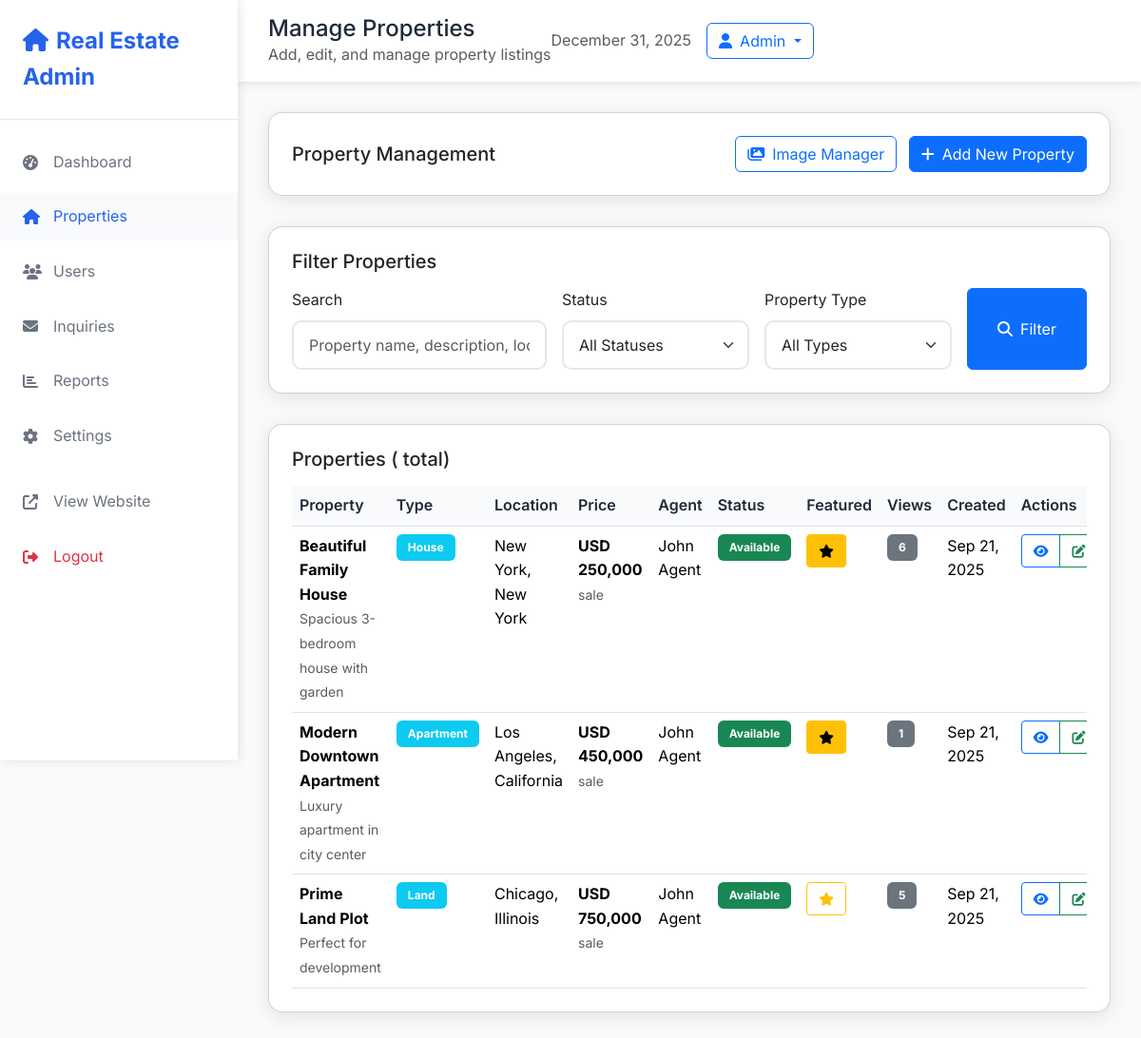
The page /admin/properties.php (signed in) on the database its author committed.
### tables this page shows
CREATE TABLE `properties` (
  `id` int(11) NOT NULL AUTO_INCREMENT,
  `propertiesname` varchar(200) NOT NULL,
  `slug` varchar(220) DEFAULT NULL,
  `description` text DEFAULT NULL,
  `price_id` int(11) NOT NULL,
  `user_id` int(11) NOT NULL,
  `property_type_id` int(11) NOT NULL,
  `location_id` int(11) NOT NULL,
  `status` enum('available','sold','rented','pending','inactive') DEFAULT 'available',
  `status_reason` varchar(255) DEFAULT NULL,
  `bedrooms` int(11) DEFAULT 0,
  `bathrooms` int(11) DEFAULT 0,
  `area_sqft` int(11) DEFAULT NULL,
  `year_built` year(4) DEFAULT NULL,
  `parking_spaces` int(11) DEFAULT 0,
  `images` text DEFAULT NULL,
  `video_url` varchar(500) DEFAULT NULL,
  `virtual_tour_url` varchar(500) DEFAULT NULL,
  `floor_plan_url` varchar(500) DEFAULT NULL,
  `energy_rating` varchar(10) DEFAULT NULL,
  `features` longtext DEFAULT NULL CHECK (json_valid(`features`)),
  `address_details` text DEFAULT NULL,
  `hoa_fees` decimal(10,2) DEFAULT NULL,
  `property_tax` decimal(10,2) DEFAULT NULL,
  `insurance_cost` decimal(10,2) DEFAULT NULL,
  `mls_number` varchar(50) DEFAULT NULL,
  `listing_date` date DEFAULT NULL,
  `open_house_date` date DEFAULT NULL,
  `open_house_time` time DEFAULT NULL,
  `is_featured` tinyint(1) DEFAULT 0,
  `views_count` int(11) DEFAULT 0,
  `created_at` timestamp NOT NULL DEFAULT current_timestamp(),
  `updated_at` timestamp NOT NULL DEFAULT current_timestamp() ON UPDATE current_timestamp(),
  PRIMARY KEY (`id`),
  UNIQUE KEY `uk_slug` (`slug`),
  KEY `idx_user` (`user_id`),
  KEY `idx_property_type` (`property_type_id`),
  KEY `idx_location` (`location_id`),
  KEY `idx_price` (`price_id`),
  KEY `idx_status` (`status`),
  KEY `idx_featured` (`is_featured`),
  KEY `idx_status_featured` (`status`, `is_featured`),
  KEY `idx_type_location` (`property_type_id`, `location_id`),
  KEY `idx_price_bedrooms` (`price_id`, `bedrooms`),
  KEY `idx_search_filter` (`status`, `property_type_id`, `location_id`, `price_id`),
  KEY `idx_property_details` (`bedrooms`, `bathrooms`, `area_sqft`),
  KEY `idx_listing_date` (`listing_date`, `created_at`),
  FULLTEXT KEY `ft_search` (`propertiesname`, `description`)
);

CREATE TABLE `property_types` (
  `id` int(11) NOT NULL AUTO_INCREMENT,
  `type_name` varchar(50) NOT NULL,
  `description` text DEFAULT NULL,
  `icon` varchar(100) DEFAULT NULL,
  `sort_order` int(11) DEFAULT 0,
  `is_active` tinyint(1) DEFAULT 1,
  `created_at` timestamp NOT NULL DEFAULT current_timestamp(),
  PRIMARY KEY (`id`),
  UNIQUE KEY `uk_type_name` (`type_name`)
);

CREATE TABLE `locations` (
  `id` int(11) NOT NULL AUTO_INCREMENT,
  `city` varchar(100) NOT NULL,
  `region` varchar(100) NOT NULL,
  `country` varchar(100) DEFAULT 'USA',
  `postal_code` varchar(20) DEFAULT NULL,
  `latitude` decimal(10,8) DEFAULT NULL,
  `longitude` decimal(11,8) DEFAULT NULL,
  `is_active` tinyint(1) DEFAULT 1,
  `created_at` timestamp NOT NULL DEFAULT current_timestamp(),
  PRIMARY KEY (`id`),
  UNIQUE KEY `uk_location` (`city`, `region`, `country`),
  KEY `idx_city` (`city`)
);

CREATE TABLE `prices` (
  `id` int(11) NOT NULL AUTO_INCREMENT,
  `amount` decimal(15,2) NOT NULL,
  `currency` varchar(3) DEFAULT 'USD',
  `price_type` enum('sale','rent_monthly','rent_weekly','rent_daily') DEFAULT 'sale',
  `is_negotiable` tinyint(1) DEFAULT 1,
  `created_at` timestamp NOT NULL DEFAULT current_timestamp(),
  `updated_at` timestamp NOT NULL DEFAULT current_timestamp() ON UPDATE current_timestamp(),
  PRIMARY KEY (`id`),
  KEY `idx_amount` (`amount`),
  KEY `idx_price_type` (`price_type`)
);

CREATE TABLE `users` (
  `id` int(11) NOT NULL AUTO_INCREMENT,
  `first_name` varchar(100) NOT NULL,
  `last_name` varchar(100) NOT NULL,
  `email` varchar(150) NOT NULL,
  `phone` varchar(20) DEFAULT NULL,
  `password` varchar(255) NOT NULL,
  `role_id` int(11) NOT NULL DEFAULT 3,
  `profile_image` varchar(500) DEFAULT NULL,
  `email_verified` tinyint(1) DEFAULT 0,
  `email_verification_token` varchar(100) DEFAULT NULL,
  `password_reset_token` varchar(100) DEFAULT NULL,
  `password_reset_expires` timestamp NULL DEFAULT NULL,
  `last_login` timestamp NULL DEFAULT NULL,
  `login_attempts` int(11) DEFAULT 0,
  `locked_until` timestamp NULL DEFAULT NULL,
  `is_active` tinyint(1) DEFAULT 1,
  `bio` text DEFAULT NULL,
  `created_at` timestamp NOT NULL DEFAULT current_timestamp(),
  `updated_at` timestamp NOT NULL DEFAULT current_timestamp() ON UPDATE current_timestamp(),
  PRIMARY KEY (`id`),
  UNIQUE KEY `uk_email` (`email`),
  KEY `idx_email_active` (`email`, `is_active`),
  KEY `idx_role` (`role_id`),
  KEY `idx_user_search` (`first_name`, `last_name`, `email`),
  KEY `idx_user_status` (`is_active`, `role_id`)
);

### admin/properties.php (the view, shortened to what this page needs)
<?php
include('../Database/connection.php');
$search = isset($_GET['search']) ? trim($_GET['search']) : '';
$page = isset($_GET['page']) ? (int)$_GET['page'] : 1;
$per_page = 10;
$sql = "SELECT p.id, p.propertiesname, p.description, p.status, p.is_featured, p.views_count, p.created_at, p.updated_at,
               pr.amount as price, pr.currency, pr.price_type,
               pt.type_name as property_type,
               l.city, l.region, l.country,
               u.first_name as agent_first_name, u.last_name as agent_last_name
        FROM properties p
        JOIN prices pr ON p.price_id = pr.id
        JOIN property_types pt ON p.property_type_id = pt.id
        JOIN locations l ON p.location_id = l.id
        JOIN users u ON p.user_id = u.id
        WHERE 1=1";
$sql .= " ORDER BY p.created_at DESC";
$count_sql = str_replace("SELECT p.id, p.propertiesname, p.description, p.status, p.is_featured, p.views_count, p.created_at, p.updated_at, pr.amount as price, pr.currency, pr.price_type, pt.type_name as property_type, l.city, l.region, l.country, u.first_name as agent_first_name, u.last_name as agent_last_name", "SELECT COUNT(*) as total", $sql);
$total_properties = 0;
if ($count_stmt = $conn->prepare($count_sql)) {
    $count_stmt->execute();
    $count_result = $count_stmt->get_result();
    if ($count_result) {
        $total_properties = $count_result->fetch_assoc()['total'];
    }
}
$offset = ($page - 1) * $per_page;
$sql .= " LIMIT $per_page OFFSET $offset";
$properties = [];
if ($stmt = $conn->prepare($sql)) {
    $stmt->execute();
    $result = $stmt->get_result();
    if ($result) {
        $properties = $result->fetch_all(MYSQLI_ASSOC);
    }
}
?>
<!DOCTYPE html>
<html lang="en">
<head>
    <link rel="stylesheet" href="../bootstrap-5.3.7-dist/css/bootstrap.min.css">
    <link rel="stylesheet" href="https://cdnjs.cloudflare.com/ajax/libs/font-awesome/6.5.0/css/all.min.css">
</head>
<body>
<nav class="sidebar">
    <div class="sidebar-header">
        <a href="dashboard.php" class="sidebar-brand">
            <i class="fas fa-home me-2"></i>Real Estate Admin
        </a>
    </div>
    <div class="sidebar-nav">
        <ul class="nav flex-column">
            <li class="nav-item">
                <a href="dashboard.php" class="nav-link">
                    <i class="fas fa-tachometer-alt"></i>
                    Dashboard
                </a>
            </li>
            <li class="nav-item">
                <a href="properties.php" class="nav-link active">
                    <i class="fas fa-home"></i>
                    Properties
                </a>
            </li>
            <li class="nav-item">
                <a href="users.php" class="nav-link">
                    <i class="fas fa-users"></i>
                    Users
                </a>
            </li>
            <li class="nav-item">
                <a href="inquiries.php" class="nav-link">
                    <i class="fas fa-envelope"></i>
                    Inquiries
                </a>
            </li>
            <li class="nav-item">
                <a href="reports.php" class="nav-link">
                    <i class="fas fa-chart-bar"></i>
                    Reports
                </a>
            </li>
            <li class="nav-item">
                <a href="settings.php" class="nav-link">
                    <i class="fas fa-cog"></i>
                    Settings
                </a>
            </li>
            <li class="nav-item mt-3">
                <a href="../index.php" class="nav-link">
                    <i class="fas fa-external-link-alt"></i>
                    View Website
                </a>
            </li>
            <li class="nav-item">
                <a href="../logout.php" class="nav-link text-danger">
                    <i class="fas fa-sign-out-alt"></i>
                    Logout
                </a>
            </li>
        </ul>
    </div>
</nav>
<div class="main-content">
    <div class="top-navbar">
        <div>
            <h4 class="mb-0">Manage Properties</h4>
            <p class="text-muted mb-0">Add, edit, and manage property listings</p>
        </div>
        <div class="d-flex align-items-center">
            <span class="text-muted me-3"><?= date('F j, Y'); ?></span>
            <div class="dropdown">
                <button class="btn btn-outline-primary dropdown-toggle" type="button" data-bs-toggle="dropdown">
                    <i class="fas fa-user me-2"></i>Admin
                </button>
            </div>
        </div>
    </div>
    <div class="content-area">
        <div class="card">
            <div class="d-flex justify-content-between align-items-center">
                <h5 class="mb-0">Property Management</h5>
                <div>
                    <a href="image_manager.php" class="btn btn-outline-primary me-2">
                        <i class="fas fa-images me-2"></i>Image Manager
                    </a>
                    <a href="add_property.php" class="btn btn-primary">
                        <i class="fas fa-plus me-2"></i>Add New Property
                    </a>
                </div>
            </div>
        </div>
        <div class="card">
            <h5 class="mb-3">Filter Properties</h5>
            <form method="GET" class="row g-3">
                <div class="col-md-4">
                    <label for="search" class="form-label">Search</label>
                    <input type="text" name="search" value="<?= htmlspecialchars($search); ?>" class="form-control" placeholder="Property name, description, location">
                </div>
                <div class="col-md-3">
                    <label for="status" class="form-label">Status</label>
                    <select name="status" class="form-select">
                        <option value="">All Statuses</option>
                    </select>
                </div>
                <div class="col-md-3">
                    <label for="type" class="form-label">Property Type</label>
                    <select name="type" class="form-select">
                        <option value="">All Types</option>
                    </select>
                </div>
                <div class="col-md-2 d-grid">
                    <button type="submit" class="btn btn-primary">
                        <i class="fas fa-search me-2"></i>Filter
                    </button>
                </div>
            </form>
        </div>
        <div class="card">
            <h5 class="mb-3">Properties (<?= $total_properties; ?> total)</h5>
            <div class="table-responsive">
                <table class="table table-hover">
                    <thead>
                        <tr>
                            <th>Property</th>
                            <th>Type</th>
                            <th>Location</th>
                            <th>Price</th>
                            <th>Agent</th>
                            <th>Status</th>
                            <th>Featured</th>
                            <th>Views</th>
                            <th>Created</th>
                            <th>Actions</th>
                        </tr>
                    </thead>
                    <tbody>
                        <?php foreach ($properties as $property): ?>
                            <tr>
                                <td>
                                    <div>
                                        <strong><?= htmlspecialchars($property['propertiesname']); ?></strong>
                                        <br>
                                        <small class="text-muted"><?= htmlspecialchars(substr($property['description'], 0, 50)) . (strlen($property['description']) > 50 ? '...' : ''); ?></small>
                                    </div>
                                </td>
                                <td>
                                    <span class="badge bg-info"><?= htmlspecialchars($property['property_type']); ?></span>
                                </td>
                                <td>
                                    <?= htmlspecialchars($property['city'] . ', ' . $property['region']); ?>
                                </td>
                                <td>
                                    <strong><?= htmlspecialchars($property['currency']); ?> <?= number_format($property['price']); ?></strong>
                                    <br>
                                    <small class="text-muted"><?= htmlspecialchars($property['price_type']); ?></small>
                                </td>
                                <td>
                                    <?= htmlspecialchars($property['agent_first_name'] . ' ' . $property['agent_last_name']); ?>
                                </td>
                                <td>
                                    <span class="badge bg-<?= $property['status'] === 'available' ? 'success' : ($property['status'] === 'sold' ? 'danger' : 'warning'); ?>">
                                        <?= ucfirst($property['status']); ?>
                                    </span>
                                </td>
                                <td>
                                    <form method="POST" style="display: inline;">
                                        <button type="submit" name="toggle_featured" class="btn btn-sm <?= $property['is_featured'] ? 'btn-warning' : 'btn-outline-warning'; ?>">
                                            <i class="fas fa-star"></i>
                                        </button>
                                    </form>
                                </td>
                                <td>
                                    <span class="badge bg-secondary"><?= $property['views_count']; ?></span>
                                </td>
                                <td>
                                    <?= date('M j, Y', strtotime($property['created_at'])); ?>
                                </td>
                                <td>
                                    <div class="btn-group" role="group">
                                        <a href="../property_details.php?id=<?= $property['id']; ?>" class="btn btn-sm btn-outline-primary" target="_blank">
                                            <i class="fas fa-eye"></i>
                                        </a>
                                        <a href="edit_property.php?id=<?= $property['id']; ?>" class="btn btn-sm btn-outline-success">
                                            <i class="fas fa-edit"></i>
                                        </a>
                                    </div>
                                </td>
                            </tr>
                        <?php endforeach; ?>
                    </tbody>
                </table>
            </div>
        </div>
    </div>
</div>
</body>
</html>

### rows shown on the page
properties: propertiesname "Beautiful Family House", description "Spacious 3-bedroom house with garden", property_type.type_name "House", location.region "New York, New York", price.currency "USD", price.amount "250,000", price.price_type "sale", user.last_name "John Agent", status "Available", views_count "6", created_at "Sep 21, 2025"
properties: propertiesname "Modern Downtown Apartment", description "Luxury apartment in city center", property_type.type_name "Apartment", location.region "Los Angeles, California", price.currency "USD", price.amount "450,000", price.price_type "sale", user.last_name "John Agent", status "Available", views_count "1", created_at "Sep 21, 2025"
properties: propertiesname "Prime Land Plot", description "Perfect for development", property_type.type_name "Land", location.region "Chicago, Illinois", price.currency "USD", price.amount "750,000", price.price_type "sale", user.last_name "John Agent", status "Available", views_count "5", created_at "Sep 21, 2025"
